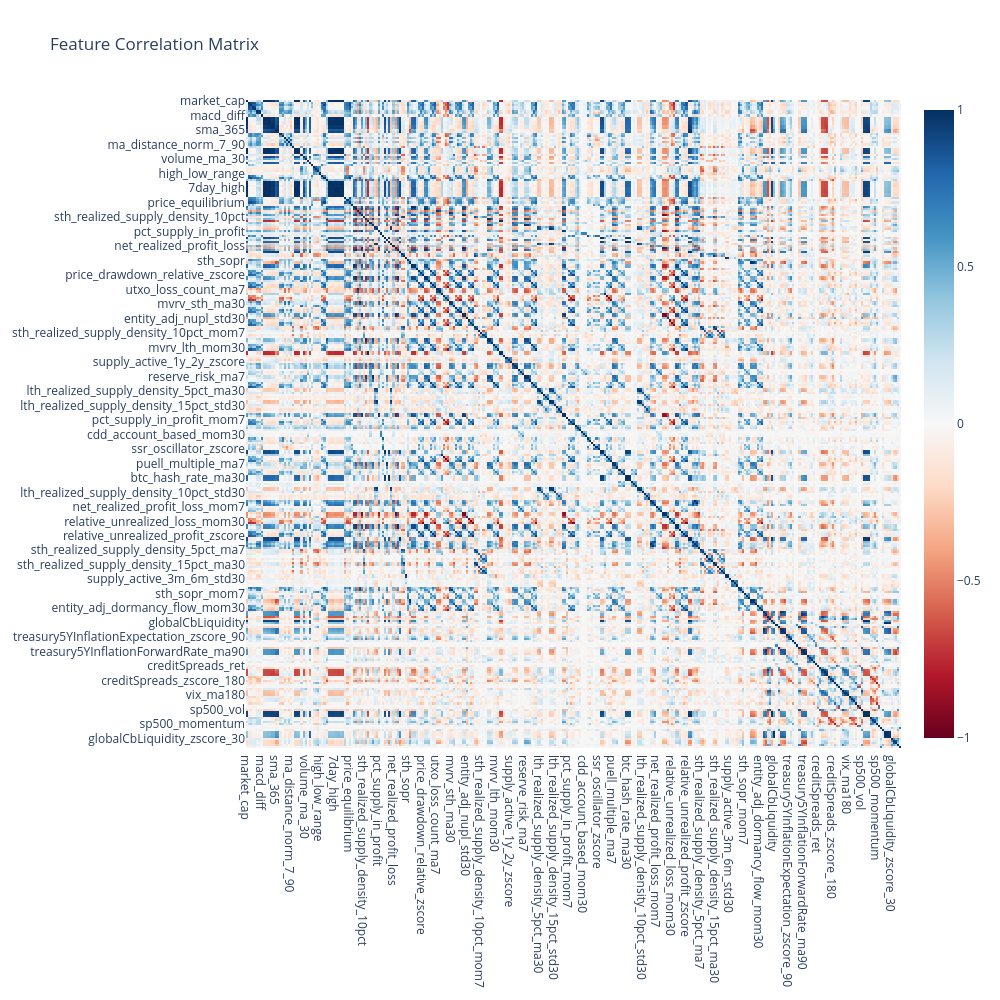

Source (notebook cell):
### Code cell
# Load data and generate features as usual
model = RegimeSwitchModel('bitcoin', strategy='long-only', train_pct=0.8, confidence_threshold=0)
data = model.load_data()
features = model.generate_all_features()

### Figure 1 — Plotly figure (JSON) as saved in the notebook; plotly's stock layout.template omitted (floating-point values rounded to 4 significant figures; data arrays with more than 128 entries replaced by an {"elided": "..."} marker saying what was removed)
{"data": [{"colorscale": [[0, "rgb(103,0,31)"], [0.1, "rgb(178,24,43)"], [0.2, "rgb(214,96,77)"], [0.3, "rgb(244,165,130)"], [0.4, "rgb(253,219,199)"], [0.5, "rgb(247,247,247)"], [0.6, "rgb(209,229,240)"], [0.7, "rgb(146,197,222)"], [0.8, "rgb(67,147,195)"], [0.9, "rgb(33,102,172)"], [1, "rgb(5,48,97)"]], "hoverongaps": false, "text": {"elided": "313x313 float values"}, "type": "heatmap", "x": {"elided": "313 str values"}, "y": {"elided": "313 str values"}, "z": {"elided": "313x313 float values"}, "zmid": 0}], "layout": {"height": 1000, "title": {"text": "Feature Correlation Matrix"}, "width": 1000, "xaxis": {"showgrid": false}, "yaxis": {"autorange": "reversed", "showgrid": false}}}
